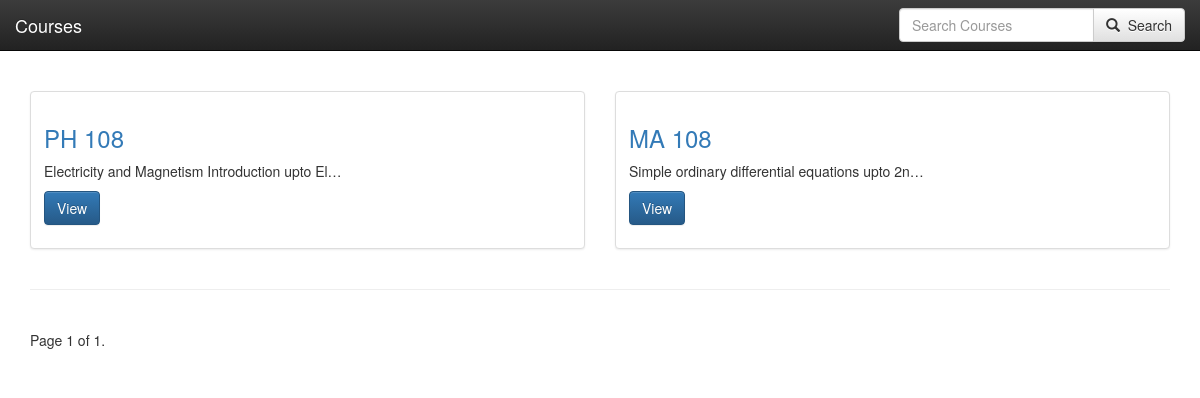
/, run on an earlier commit of the app's database.
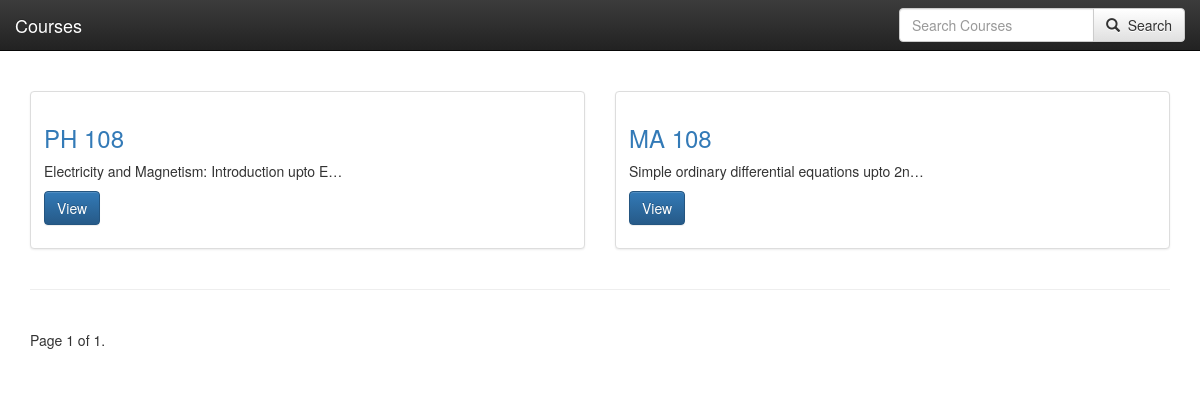
And on a later commit of the database.
### resources/models.py (models this page shows, shortened)
class course(models.Model):
	course_name = models.CharField(max_length = 255)
	course_description = models.TextField()
	course_id = models.IntegerField()

### resources/views.py (the view)
# urls.py: url(r'^$', course_homepage, name='homepage'),
def course_homepage(request):
	queryset_list = course.objects.all()
	query = request.GET.get("q")
	if query:
		queryset_list = queryset_list.filter(
			Q(course_name__icontains=query) |
			Q(course_description__icontains=query)
		).distinct()
	paginator = Paginator(queryset_list, 10) # Show 25 contacts per page
	page_request_var = 'page'
	page = request.GET.get(page_request_var)
	try:
	    queryset = paginator.page(page)
	except PageNotAnInteger:
	    queryset = paginator.page(1)
	except EmptyPage:
	    queryset = paginator.page(paginator.num_pages)
	context = {
		"object_list": queryset,
		"title": "Courses",
		"page_request_var": page_request_var
	}
	return render(request, "course_list.html", context)

### templates/course_list.html (shortened to what this page needs)
{% extends "base.html" %}
	{% block bar %}
	<div class="navbar navbar-inverse navbar-static-top" role="navigation">
		<a class="navbar-brand" rel="home" href="/" title="{{ title }}">{{ title }}</a>
		<div class="collapse navbar-collapse navbar-ex1-collapse">
			<div class="pull-right">
				<form method="GET" action="" class="navbar-form" role="search">
					<div class="input-group">
						<input type="text" name="q" placeholder="Search Courses" value="{{ request.GET.q }}" class="form-control"></input>
						<div class="input-group-btn">
							<button class="btn btn-default" type="submit"><i class="glyphicon glyphicon-search"></i>&nbsp;&nbsp;Search</button>
						</div>
					</div>
				</form>
			</div>
		</div>
	</div>
	{% endblock bar %}
	{% block content %}
	<br/>
	<div class="container">
		<div class="row">
			{% for obj in object_list %}
				<div class="col-sm-6">
				    <div class="thumbnail">
				      <div class="caption">
				        <h3><a href='{% url "course_detail" obj.id %}'>{{ obj.course_name }} </a></h3>
				        <p>{{ obj.course_description|linebreaks|truncatechars:50 }}</p>
				        <p>
				        	<a href='{% url "course_detail" id=obj.id %}' class="btn btn-primary" role="button">View</a>
				        </p>
				      </div>
				    </div>
				</div>
				{% cycle "" "<div class = 'col-sm-12'><hr/></div></div><div class='row'>" %}
			{% endfor %}
		<div class="pagination">
		    <span class="step-links">
		        <span class="current">
		            Page {{ object_list.number }} of {{ object_list.paginator.num_pages }}.
		        </span>
		    </span>
		</div>
	</div>
{% endblock content %}

What changed in the data, as far as the page shows it:
changed course "PH 108": course_description "Electricity and Magnetism Introduction upto El…" → "Electricity and Magnetism: Introduction upto E…"
